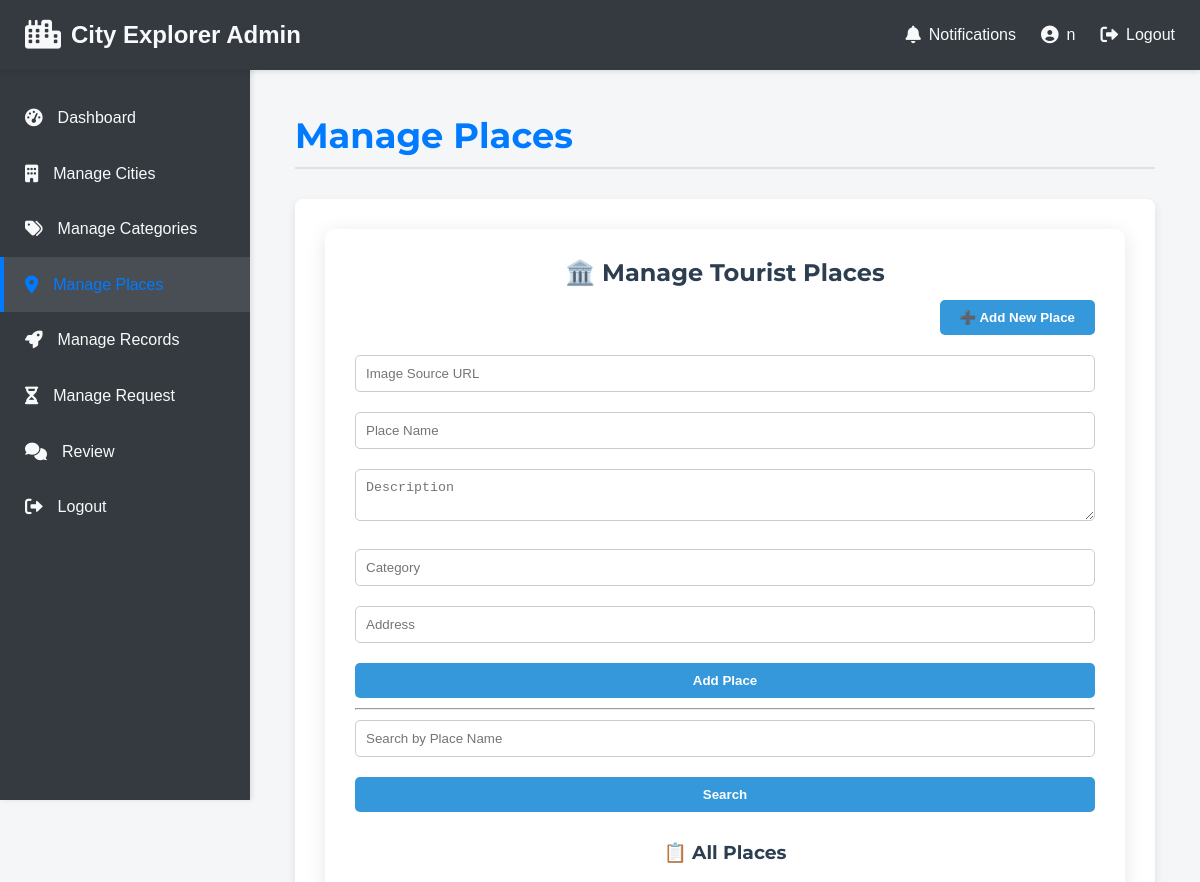
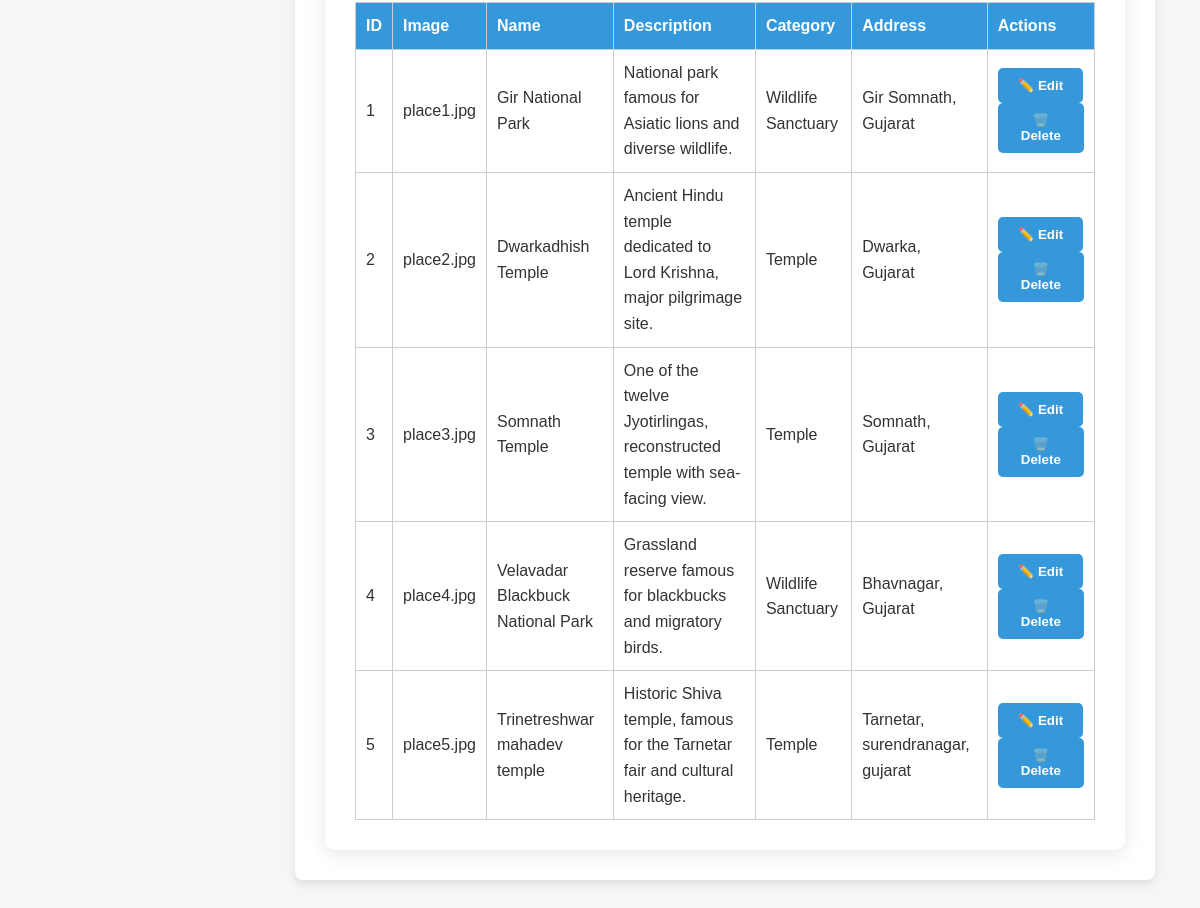
/admin/manage_places.php (signed in), run on the app's committed database (2 pictures, top to bottom).
### tables this page shows
CREATE TABLE `historical_place` (
  `place_id` int(11) NOT NULL,
  `img_src` varchar(255) DEFAULT NULL,
  `place_name` varchar(100) DEFAULT NULL,
  `description` text DEFAULT NULL,
  `category` varchar(100) NOT NULL,
  `address` varchar(255) NOT NULL
);

### admin/manage_places.php (the view, shortened to what this page needs)
<?php
require_once 'includes/admin_header.php';
?>
<?php
$conn = mysqli_connect("localhost", "root", "", "project");
$place = null;
$form_mode = 'add';
?>
<!DOCTYPE html>
<html>
<head>
</head>
<body>
<div class="container">
    <h2>🏛️ Manage Tourist Places</h2>
    <div class="top-right">
        <a href="?addnew=1">
            <button>➕ Add New Place</button>
        </a>
    </div>
    <form method="post">
        <input type="text" name="img_src" value="<?= $place['img_src'] ?? '' ?>" placeholder="Image Source URL" required>
        <input type="text" name="place_name" value="<?= $place['place_name'] ?? '' ?>" placeholder="Place Name" required>
        <textarea name="description" placeholder="Description" required><?= $place['description'] ?? '' ?></textarea>
        <input type="text" name="category" value="<?= $place['category'] ?? '' ?>" placeholder="Category" required>
        <input type="text" name="address" value="<?= $place['address'] ?? '' ?>" placeholder="Address" required>
        <input type="submit" name="<?= $form_mode === 'edit' ? 'update' : 'submit' ?>" value="<?= $form_mode === 'edit' ? 'Update Place' : 'Add Place' ?>">
    </form>
    <hr>
    <form method="get" style="margin-bottom: 20px;">
        <input type="text" name="search_name" placeholder="Search by Place Name" required>
        <input type="submit" value="Search">
    </form>
    <h3>📋 All Places</h3>
    <table>
        <tr>
            <th>ID</th><th>Image</th><th>Name</th><th>Description</th><th>Category</th><th>Address</th><th>Actions</th>
        </tr>
        <?php
        $searchQuery = "";
        $all = mysqli_query($conn, "SELECT * FROM historical_place $searchQuery ORDER BY place_id ASC");
        if (mysqli_num_rows($all) > 0) {
            while ($row = mysqli_fetch_assoc($all)) {
                echo "<tr>
                    <td>{$row['place_id']}</td>
                    <td>{$row['img_src']}</td>
                    <td>{$row['place_name']}</td>
                    <td>{$row['description']}</td>
                    <td>{$row['category']}</td>
                    <td>{$row['address']}</td>
                    <td class='action-btns'>
                        <form method='post'>
                            <input type='hidden' name='edit_id' value='{$row['place_id']}'>
                            <button type='submit'>✏️ Edit</button>
                        </form>
                        <form method='post'>
                            <input type='hidden' name='delete' value='{$row['place_id']}'>
                            <button type='submit' onclick='return confirm(\"Are you sure?\")'>🗑️ Delete</button>
                        </form>
                    </td>
                </tr>";
            }
        } else {
            echo "<tr><td colspan='7' style='text-align:center;'>No records found for <strong>" . htmlspecialchars($_GET['search_name'] ?? '') . "</strong>.</td></tr>";
        }
        ?>
    </table>
</div>
</body>
</html>

### admin/css/admin.css (style rules this page uses)
:root { --admin-primary: #007bff; --admin-secondary: #6c757d; --admin-success: #28a745; --admin-danger: #dc3545; --admin-warning: #ffc107; --admin-info: #17a2b8; --admin-bg-light: #f8f9fa; --admin-bg-dark: #343a40; --admin-text-dark: #333; --admin-text-light: #f8f9fa; --admin-border-color: #dee2e6; --admin-card-bg: #ffffff; --admin-shadow: rgba(0, 0, 0, 0.1); --admin-font-body: 'Roboto', sans-serif; --admin-font-heading: 'Montserrat', sans-serif; }
*, *::before, *::after { box-sizing: border-box; margin: 0; padding: 0; }
body { font-family: var(--admin-font-body); line-height: 1.6; color: var(--admin-text-dark); background-color: var(--admin-bg-light); -webkit-font-smoothing: antialiased; }
a { color: var(--admin-primary); text-decoration: none; transition: color 0.3s ease; }
h1, h2, h3, h4, h5, h6 { font-family: var(--admin-font-heading); color: var(--admin-text-dark); margin-bottom: 0.5em; line-height: 1.2; }

### admin/manage_places.php (style rules this page uses)
body { font-family: Arial; background: #f4f6f8; padding: 20px; margin: 0; }
.container { max-width: 960px; margin: auto; background: white; padding: 30px; border-radius: 10px; box-shadow: 0 4px 20px rgba(0,0,0,0.1); }
h2, h3 { text-align: center; color: #2c3e50; }
input, textarea { width: 100%; padding: 10px; margin: 10px 0; border-radius: 5px; border: 1px solid #ccc; }
input[type="submit"], button { background: #3498db; color: white; border: none; padding: 10px 20px; cursor: pointer; font-weight: bold; border-radius: 5px; }
table { width: 100%; border-collapse: collapse; margin-top: 20px; }
th, td { padding: 10px; border: 1px solid #ccc; text-align: left; }
th { background-color: #3498db; color: white; }
.action-btns form { display: inline; }
.top-right { text-align: right; margin-bottom: 10px; }

### data on the page
historical_place: place_id "1", img_src "place1.jpg", place_name "Gir National Park", description "National park famous for Asiatic lions and diverse wildlife.", category "Wildlife Sanctuary", address "Gir Somnath, Gujarat"
historical_place: place_id "2", img_src "place2.jpg", place_name "Dwarkadhish Temple", description "Ancient Hindu temple dedicated to Lord Krishna, major pilgrimage site.", category "Temple", address "Dwarka, Gujarat"
historical_place: place_id "3", img_src "place3.jpg", place_name "Somnath Temple", description "One of the twelve Jyotirlingas, reconstructed temple with sea-facing view.", category "Temple", address "Somnath, Gujarat"
historical_place: place_id "4", img_src "place4.jpg", place_name "Velavadar Blackbuck National Park", description "Grassland reserve famous for blackbucks and migratory birds.", category "Wildlife Sanctuary", address "Bhavnagar, Gujarat"
historical_place: place_id "5", img_src "place5.jpg", place_name "Trinetreshwar mahadev temple", description "Historic Shiva temple, famous for the Tarnetar fair and cultural heritage.", category "Temple", address "Tarnetar, surendranagar, gujarat"

### other printed values
$_SESSION['admin_username'] "n"
$page_title "Manage Places"
